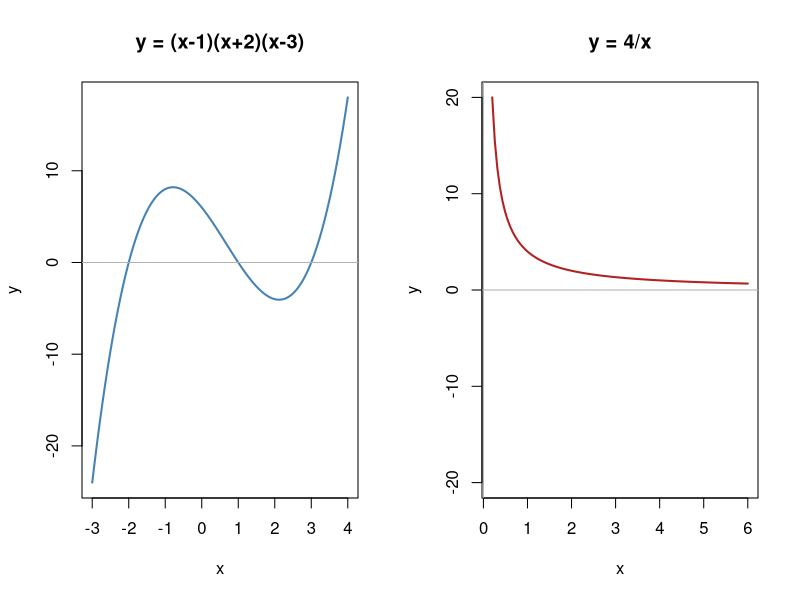

This chart was generated by the following R code: (Note: this script raises an error after producing the figure.)
## ---- chunk 1
par(mfrow = c(1, 2))
curve((x - 1) * (x + 2) * (x - 3), from = -3, to = 4, ylab = "y", xlab = "x",
      col = "steelblue", lwd = 2, main = "y = (x-1)(x+2)(x-3)")
abline(h = 0, col = "grey70")
curve(4 / x, from = 0.2, to = 6, ylab = "y", xlab = "x",
      col = "firebrick", lwd = 2, ylim = c(-20, 20), main = "y = 4/x")
curve(4 / x, from = -6, to = -0.2, add = TRUE, col = "firebrick", lwd = 2)
abline(h = 0, v = 0, col = "grey70")
par(mfrow = c(1, 1))
## ---- chunk 2
embed_desmos("pl4kbbukqi")
## ---- chunk 3
embed_desmos("qoa5cvontr")
## ---- chunk 4
embed_youtube("G5qZ6w_wqVU", 
              title = "Sketching Rational Functions")
## ---- chunk 5
curve(5 + 100/x, from = 1, to = 100, ylab = "Average cost", xlab = "Quantity q",
      col = "steelblue", lwd = 2)
abline(h = 5, lty = 2, col = "grey40")
text(85, 8, "y = 5", col = "grey40")
## ---- chunk 6
embed_desmos("wymhmgvf28")
## ---- chunk 7
curve(x^2, from = -4, to = 6, ylab = "y", xlab = "x", col = "grey50", lwd = 2, ylim = c(-3, 15))
curve((x - 3)^2 + 2, add = TRUE, col = "steelblue", lwd = 2)
curve(2 * x^2 - 3, add = TRUE, col = "firebrick", lwd = 2)
legend("top", legend = c(expression(y == x^2), expression(y == (x-3)^2 + 2), expression(y == 2*x^2 - 3)),
       col = c("grey50", "steelblue", "firebrick"), lwd = 2, bty = "n")
## ---- chunk 8
embed_desmos("bf6vreexpz")
## ---- chunk 9
embed_youtube("BLbR0SWFqdw", 
              title = "Sketching Rational Functions",
              playlist = "PLg2tfDG3Ww4tqbG8jBoB6c906gh_zEZ6o")
